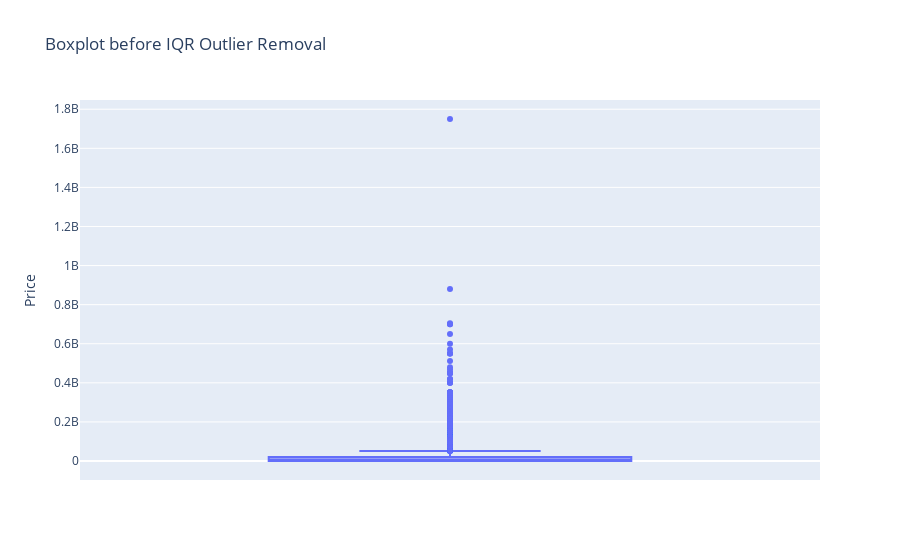

Write notebook code for a chart like this one.
### Code cell
px.box(data_frame=final_df, y='Price', title='Boxplot before IQR Outlier Removal')

### Figure 1 — Plotly figure (JSON) as saved in the notebook; plotly's stock layout.template omitted (floating-point values rounded to 4 significant figures; data arrays with more than 128 entries replaced by an {"elided": "..."} marker saying what was removed)
{"data": [{"alignmentgroup": "True", "hovertemplate": "Price=%{y}<extra></extra>", "legendgroup": "", "marker": {"color": "#636efa"}, "name": "", "notched": false, "offsetgroup": "", "orientation": "v", "showlegend": false, "type": "box", "x0": " ", "xaxis": "x", "y": {"elided": "11215 int values"}, "y0": " ", "yaxis": "y"}], "layout": {"boxmode": "group", "legend": {"tracegroupgap": 0}, "title": {"text": "Boxplot before IQR Outlier Removal"}, "xaxis": {"anchor": "y", "domain": [0, 1]}, "yaxis": {"anchor": "x", "domain": [0, 1], "title": {"text": "Price"}}}}
